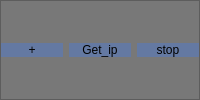
        <widget class="QFrame" name="frame_3">
         <property name="minimumSize">
          <size>
           <width>100</width>
           <height>50</height>
          </size>
         </property>
         <property name="baseSize">
          <size>
           <width>0</width>
           <height>100</height>
          </size>
         </property>
         <property name="styleSheet">
          <string notr="true">background-color: rgb(120, 120, 120);</string>
         </property>
         <property name="frameShape">
          <enum>QFrame::StyledPanel</enum>
         </property>
         <property name="frameShadow">
          <enum>QFrame::Raised</enum>
         </property>
         <layout class="QHBoxLayout" name="horizontalLayout_3">
          <property name="leftMargin">
           <number>0</number>
          </property>
          <property name="topMargin">
           <number>0</number>
          </property>
          <property name="rightMargin">
           <number>0</number>
          </property>
          <property name="bottomMargin">
           <number>0</number>
          </property>
          <item>
           <widget class="QPushButton" name="bt_release">
            <property name="styleSheet">
             <string notr="true">QPushButton{
	
	background-color: qlineargradient(spread:pad, x1:0, y1:0, x2:1, y2:1, stop:0 rgba(100, 121, 162, 255));
border-radius:10px;
}
QPushButton:hover{
	
	background-color: qlineargradient(spread:pad, x1:0, y1:0, x2:1, y2:0, stop:0 rgba(127, 127, 190, 255));
border-radius:10px;
}</string>
            </property>
            <property name="text">
             <string>+</string>
            </property>
           </widget>
          </item>
          <item>
           <widget class="QPushButton" name="bt_ip">
            <property name="styleSheet">
             <string notr="true">QPushButton{
	
	background-color: qlineargradient(spread:pad, x1:0, y1:0, x2:1, y2:1, stop:0 rgba(100, 121, 162, 255));
border-radius:10px;
}
QPushButton:hover{
	
	background-color: qlineargradient(spread:pad, x1:0, y1:0, x2:1, y2:0, stop:0 rgba(127, 127, 190, 255));
border-radius:10px;
}</string>
            </property>
            <property name="text">
             <string>Get_ip</string>
            </property>
           </widget>
          </item>
          <item>
           <widget class="QPushButton" name="bt_stop">
            <property name="styleSheet">
             <string notr="true">QPushButton{
	
	background-color: qlineargradient(spread:pad, x1:0, y1:0, x2:1, y2:1, stop:0 rgba(100, 121, 162, 255));
border-radius:10px;
}
QPushButton:hover{
	
	background-color: qlineargradient(spread:pad, x1:0, y1:0, x2:1, y2:0, stop:0 rgba(127, 127, 190, 255));
border-radius:10px;
}</string>
            </property>
            <property name="text">
             <string>stop</string>
            </property>
           </widget>
          </item>
         </layout>
        </widget>
